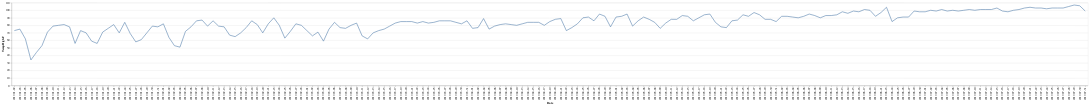

Notebook code cell kept with this figure:
### Markdown cell above
### En enkel lineplot med altair

### Code cell
import altair as alt

data = df[df.Date > '2017-01-01']

alt.Chart(data).mark_line().encode(
    x = 'Date',
    y='TempHighF')

### Figure 1 — Vega-Lite specification as saved in the notebook (floating-point values rounded to 4 significant figures; data arrays with more than 128 entries replaced by an {"elided": "..."} marker saying what was removed)
{"config": {"view": {"continuousWidth": 400, "continuousHeight": 300}}, "data": {"name": "data-f7432f365c45cd249c8e52f255cff86e"}, "mark": "line", "encoding": {"x": {"field": "Date", "type": "nominal"}, "y": {"field": "TempHighF", "type": "quantitative"}}, "$schema": "https://vega.github.io/schema/vega-lite/v4.17.0.json", "datasets": {"data-f7432f365c45cd249c8e52f255cff86e": {"elided": "195 records"}}}
